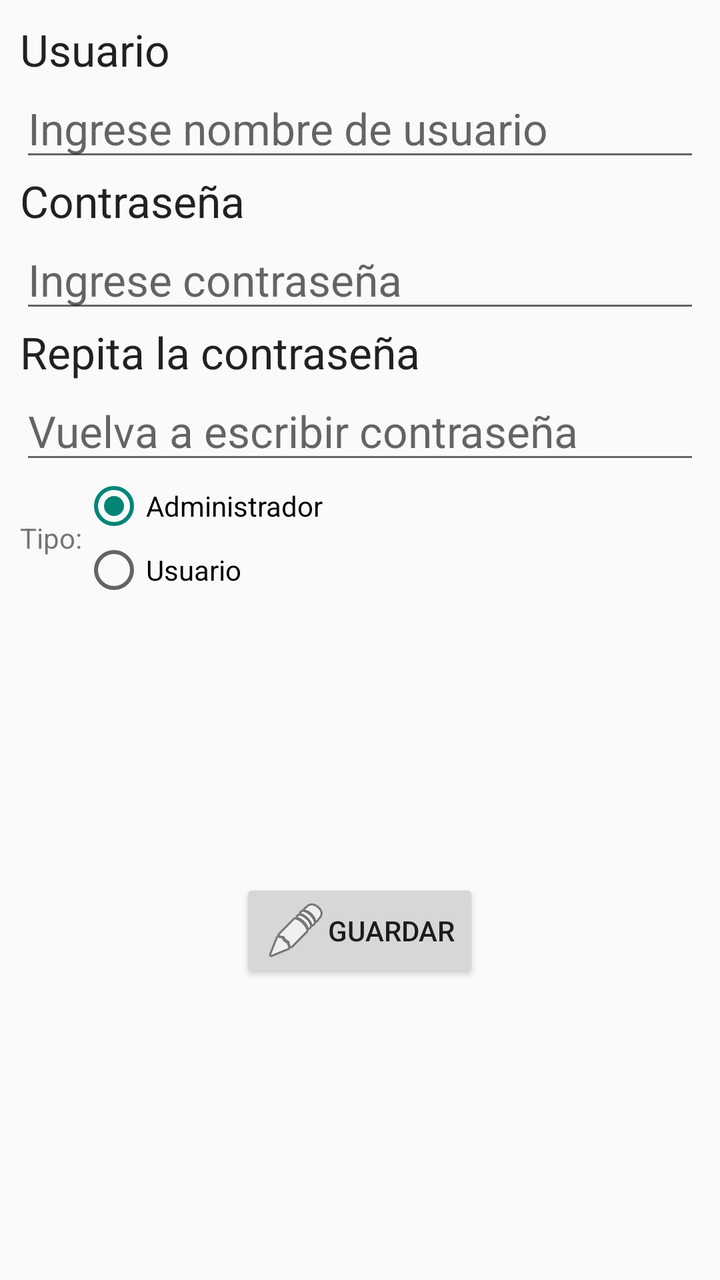
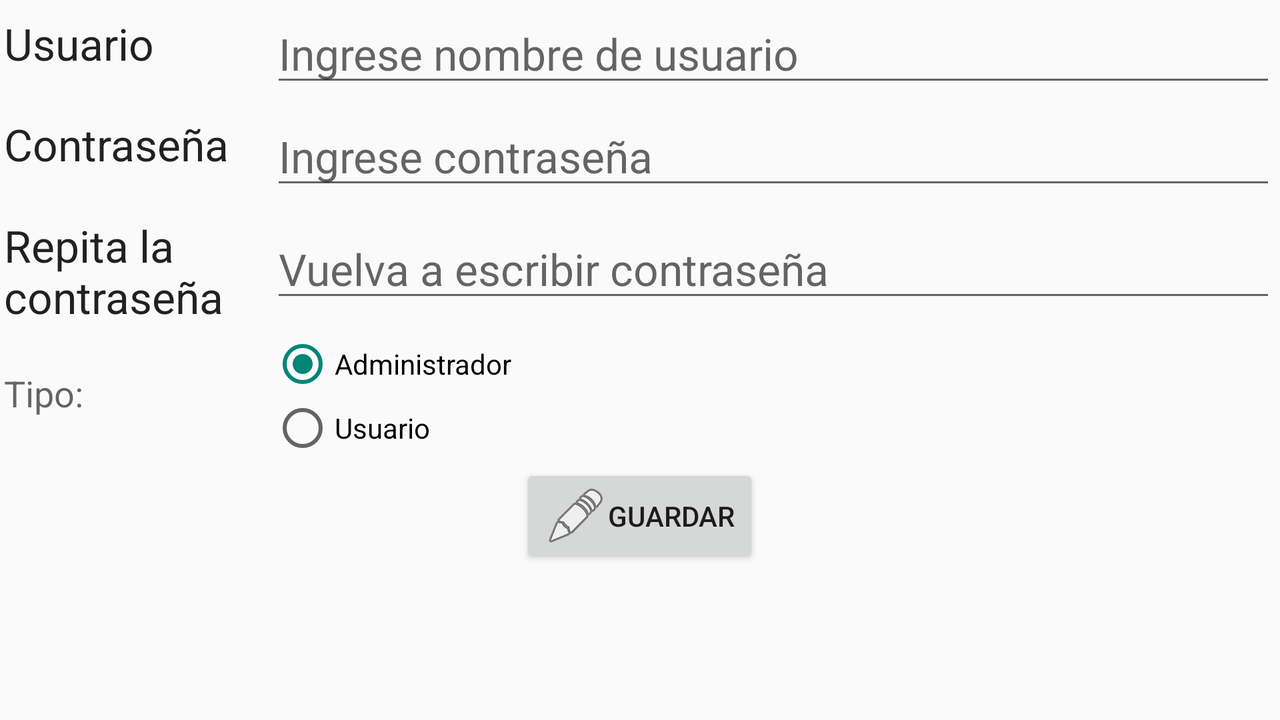

An Android layout and its configuration variant, each rendered on a device that would load it. The default file and the variant file are quoted in full after the pictures.
<!-- AndroidManifest.xml: activity theme Theme.AppCompat.DayNight.DarkActionBar -->
<!-- res/layout/activity_editar.xml -->
<?xml version="1.0" encoding="utf-8"?>
<LinearLayout xmlns:android="http://schemas.android.com/apk/res/android"
    xmlns:app="http://schemas.android.com/apk/res-auto"
    xmlns:tools="http://schemas.android.com/tools"
    android:layout_width="match_parent"
    android:layout_height="match_parent"
    android:orientation="vertical"
    android:padding="10dp"
    tools:context=".EditarActivity">

    <TextView
        android:id="@+id/tvNombre"
        android:layout_width="wrap_content"
        android:layout_height="wrap_content"
        android:text="@string/text_nombre"
        android:textAppearance="@style/TextAppearance.AppCompat.Large" />

    <EditText
        android:id="@+id/edNombre"
        android:layout_width="match_parent"
        android:layout_height="wrap_content"
        android:hint="@string/edit_nombre"
        android:textAppearance="@style/TextAppearance.AppCompat.Large" />

    <TextView
        android:id="@+id/tvPass"
        android:layout_width="wrap_content"
        android:layout_height="wrap_content"
        android:text="@string/text_pass"
        android:textAppearance="@style/TextAppearance.AppCompat.Large" />

    <EditText
        android:id="@+id/edPass"
        android:layout_width="match_parent"
        android:layout_height="wrap_content"
        android:hint="@string/edit_pass"
        android:inputType="textPassword"
        android:textAppearance="@style/TextAppearance.AppCompat.Large" />

    <TextView
        android:id="@+id/tvPassDos"
        android:layout_width="wrap_content"
        android:layout_height="wrap_content"
        android:text="@string/text_passDos"
        android:textAppearance="@style/TextAppearance.AppCompat.Large" />

    <EditText
        android:id="@+id/edPassDos"
        android:layout_width="match_parent"
        android:layout_height="wrap_content"
        android:hint="@string/edit_passDos"
        android:inputType="textPassword"
        android:textAppearance="@style/TextAppearance.AppCompat.Large" />

    <LinearLayout
        android:layout_width="match_parent"
        android:layout_height="wrap_content"
        android:orientation="horizontal">

        <TextView
            android:id="@+id/tvTipo"
            android:layout_width="wrap_content"
            android:layout_height="match_parent"
            android:gravity="center"
            android:text="@string/text_tipo" />

        <RadioGroup
            android:id="@+id/rgTipo"
            android:layout_width="wrap_content"
            android:layout_height="wrap_content">

            <RadioButton
                android:id="@+id/rbAdmin"
                android:layout_width="wrap_content"
                android:layout_height="wrap_content"
                android:checked="true"
                android:text="@string/text_tipoAd" />

            <RadioButton
                android:id="@+id/rbUsuario"
                android:layout_width="wrap_content"
                android:layout_height="wrap_content"
                android:text="@string/text_tipoUs" />

        </RadioGroup>

    </LinearLayout>

    <FrameLayout
        android:layout_width="match_parent"
        android:layout_height="match_parent">

        <Button
            android:id="@+id/btnGuardar"
            android:layout_width="wrap_content"
            android:layout_height="wrap_content"
            android:layout_gravity="center"
            android:drawableLeft="@android:drawable/ic_menu_edit"
            android:text="@string/text_btn" />
    </FrameLayout>


</LinearLayout>
<!-- resources referenced by this layout -->
<resources>
  <string name="edit_nombre">Ingrese nombre de usuario</string>
  <string name="edit_pass">Ingrese contraseña</string>
  <string name="edit_passDos">Vuelva a escribir contraseña</string>
  <string name="text_btn">GUARDAR</string>
  <string name="text_nombre">Usuario</string>
  <string name="text_pass">Contraseña</string>
  <string name="text_passDos">Repita la contraseña</string>
  <string name="text_tipo">Tipo:</string>
  <string name="text_tipoAd">Administrador</string>
  <string name="text_tipoUs">Usuario</string>
</resources>
<!-- res/layout-land/activity_editar.xml (the author's variant of the layout above) -->
<!-- drawn on the phone turned sideways -->
<?xml version="1.0" encoding="utf-8"?>
<LinearLayout xmlns:android="http://schemas.android.com/apk/res/android"
    xmlns:app="http://schemas.android.com/apk/res-auto"
    xmlns:tools="http://schemas.android.com/tools"
    android:layout_width="match_parent"
    android:layout_height="match_parent"
    android:orientation="vertical"
    tools:context=".EditarActivity">


    <LinearLayout
        android:layout_width="match_parent"
        android:layout_height="wrap_content"
        android:orientation="horizontal"
        android:padding="2dp">

        <LinearLayout
            android:layout_width="wrap_content"
            android:layout_height="match_parent"
            android:layout_weight="1"
            android:orientation="vertical">

            <TextView
                android:id="@+id/tvNombre"
                android:layout_width="match_parent"
                android:layout_height="wrap_content"
                android:layout_marginTop="5dp"
                android:layout_weight="0.5"
                android:text="@string/text_nombre"
                android:textAppearance="@style/TextAppearance.AppCompat.Large" />

            <TextView
                android:id="@+id/tvPass"
                android:layout_width="match_parent"
                android:layout_height="wrap_content"
                android:layout_weight="0.5"
                android:text="@string/text_pass"
                android:textAppearance="@style/TextAppearance.AppCompat.Large" />

            <TextView
                android:id="@+id/tvPassDos"
                android:layout_width="match_parent"
                android:layout_height="wrap_content"
                android:layout_weight="0.5"
                android:text="@string/text_passDos"
                android:textAppearance="@style/TextAppearance.AppCompat.Large" />

            <TextView
                android:id="@+id/tvTipo"
                android:layout_width="match_parent"
                android:layout_height="wrap_content"
                android:layout_weight="0.5"
                android:text="@string/text_tipo"
                android:textAppearance="@style/TextAppearance.AppCompat.Medium" />

        </LinearLayout>


        <LinearLayout
            android:layout_width="match_parent"
            android:layout_height="match_parent"
            android:layout_weight="2"
            android:orientation="vertical">

            <EditText
                android:id="@+id/edNombre"
                android:layout_width="match_parent"
                android:layout_height="wrap_content"
                android:layout_weight="0.5"
                android:hint="@string/edit_nombre"
                android:textAppearance="@style/TextAppearance.AppCompat.Large" />


            <EditText
                android:id="@+id/edPass"
                android:layout_width="match_parent"
                android:layout_height="wrap_content"
                android:hint="@string/edit_pass"
                android:inputType="textPassword"
                android:textAppearance="@style/TextAppearance.AppCompat.Large"
                android:layout_weight="0.5"
                android:layout_marginTop="5dp"/>

            <EditText
                android:id="@+id/edPassDos"
                android:layout_width="match_parent"
                android:layout_height="wrap_content"
                android:layout_weight="0.5"
                android:hint="@string/edit_passDos"
                android:inputType="textPassword"
                android:textAppearance="@style/TextAppearance.AppCompat.Large"
                android:layout_marginTop="10dp"
                />

            <RadioGroup
                android:id="@+id/rgTipo"
                android:layout_width="match_parent"
                android:layout_height="wrap_content"
                android:layout_weight="0.5"
                android:layout_marginTop="10dp">

                <RadioButton
                    android:id="@+id/rbAdmin"
                    android:layout_width="match_parent"
                    android:layout_height="wrap_content"
                    android:checked="true"
                    android:text="@string/text_tipoAd"
                    android:layout_weight="0.5"/>

                <RadioButton
                    android:id="@+id/rbUsuario"
                    android:layout_width="match_parent"
                    android:layout_height="wrap_content"
                    android:text="@string/text_tipoUs"
                    android:layout_weight="0.5"/>

            </RadioGroup>
        </LinearLayout>

    </LinearLayout>


    <FrameLayout
        android:layout_width="match_parent"
        android:layout_height="wrap_content">

        <Button
            android:id="@+id/btnGuardar"
            android:layout_width="wrap_content"
            android:layout_height="wrap_content"
            android:layout_gravity="center"
            android:drawableLeft="@android:drawable/ic_menu_edit"
            android:text="@string/text_btn" />
    </FrameLayout>


</LinearLayout>
